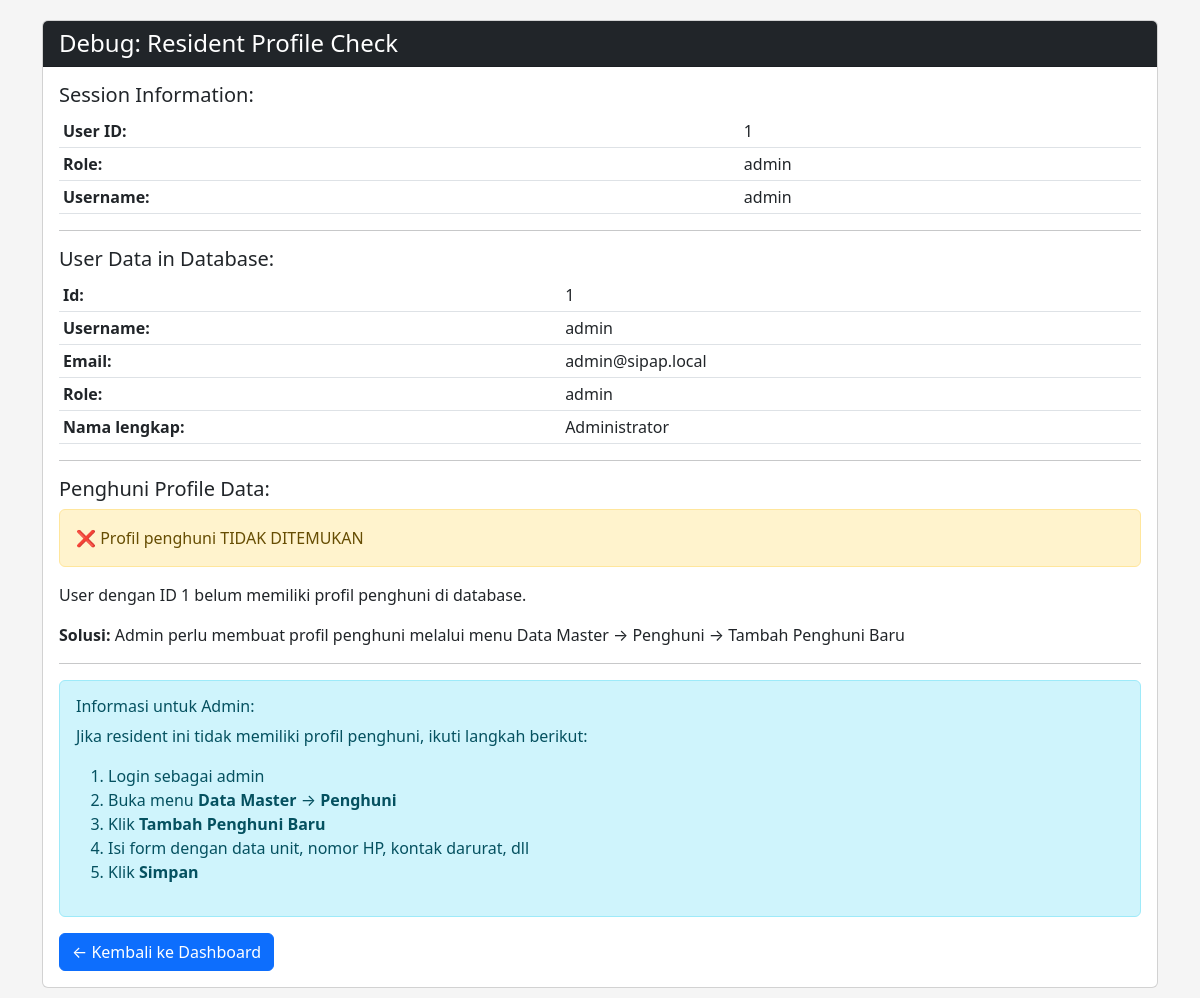
/debug_resident_profile.php (signed in), run on the app's committed database.
### tables this page shows
CREATE TABLE users (
    id INT PRIMARY KEY AUTO_INCREMENT,
    username VARCHAR(50) UNIQUE NOT NULL,
    email VARCHAR(100) UNIQUE NOT NULL,
    password VARCHAR(255) NOT NULL,
    role ENUM('admin', 'receptionist', 'resident') NOT NULL,
    nama_lengkap VARCHAR(100) NOT NULL,
    is_active TINYINT(1) DEFAULT 1,
    created_at TIMESTAMP DEFAULT CURRENT_TIMESTAMP,
    updated_at TIMESTAMP DEFAULT CURRENT_TIMESTAMP ON UPDATE CURRENT_TIMESTAMP,
    INDEX idx_username (username),
    INDEX idx_role (role)
);

### debug_resident_profile.php (the view, shortened to what this page needs)
<?php
require_once __DIR__ . '/config/database.php';
$user_id = $_SESSION['user_id'];
$role = $_SESSION['role'];
?>
<!DOCTYPE html>
<html lang="id">
<head>
    <link href="https://cdn.jsdelivr.net/npm/bootstrap@5.3.0/dist/css/bootstrap.min.css" rel="stylesheet">
</head>
<body style="background-color: #f5f5f5; padding: 20px;">
    <div class="container">
        <div class="card">
            <div class="card-header bg-dark text-white">
                <h4 class="mb-0">Debug: Resident Profile Check</h4>
            </div>
            <div class="card-body">
                <h5>Session Information:</h5>
                <table class="table table-sm">
                    <tr>
                        <td><strong>User ID:</strong></td>
                        <td><?php echo htmlspecialchars($user_id); ?></td>
                    </tr>
                    <tr>
                        <td><strong>Role:</strong></td>
                        <td><?php echo htmlspecialchars($role); ?></td>
                    </tr>
                    <tr>
                        <td><strong>Username:</strong></td>
                        <td><?php echo htmlspecialchars($_SESSION['username'] ?? 'N/A'); ?></td>
                    </tr>
                </table>
                <hr>
                <h5>User Data in Database:</h5>
                <?php
                $query = "SELECT id, username, email, role, nama_lengkap FROM users WHERE id = ?";
                $stmt = $conn->prepare($query);
                $stmt->bind_param('i', $user_id);
                $stmt->execute();
                $result = $stmt->get_result();
                if ($row = $result->fetch_assoc()) {
                    echo '<table class="table table-sm">';
                    foreach ($row as $key => $value) {
                        echo '<tr><td><strong>' . ucfirst(str_replace('_', ' ', $key)) . ':</strong></td><td>' . htmlspecialchars($value) . '</td></tr>';
                    }
                    echo '</table>';
                } else {
                    echo '<div class="alert alert-danger">❌ User tidak ditemukan di database!</div>';
                }
                ?>
                <hr>
                <h5>Penghuni Profile Data:</h5>
                <?php
                $query = "SELECT * FROM penghuni WHERE user_id = ?";
                $stmt = $conn->prepare($query);
                $stmt->bind_param('i', $user_id);
                $stmt->execute();
                $result = $stmt->get_result();
                if ($row = $result->fetch_assoc()) {
                    echo '<div class="alert alert-success">✅ Profil penghuni DITEMUKAN</div>';
                    echo '<table class="table table-sm">';
                    foreach ($row as $key => $value) {
                        echo '<tr><td><strong>' . ucfirst(str_replace('_', ' ', $key)) . ':</strong></td><td>' . htmlspecialchars($value ?? 'NULL') . '</td></tr>';
                    }
                    echo '</table>';
                    $penghuni_id = $row['id'];
                    echo '<hr>';
                    echo '<h5>Paket untuk Penghuni ini:</h5>';
                    $query_paket = "SELECT COUNT(*) as total FROM paket WHERE penghuni_id = ?";
                    $stmt_paket = $conn->prepare($query_paket);
                    $stmt_paket->bind_param('i', $penghuni_id);
                    $stmt_paket->execute();
                    $result_paket = $stmt_paket->get_result();
                    $row_paket = $result_paket->fetch_assoc();
                    echo '<div class="alert alert-info">Total Paket: <strong>' . $row_paket['total'] . '</strong></div>';
                } else {
                    echo '<div class="alert alert-warning">❌ Profil penghuni TIDAK DITEMUKAN</div>';
                    echo '<p>User dengan ID ' . $user_id . ' belum memiliki profil penghuni di database.</p>';
                    echo '<p><strong>Solusi:</strong> Admin perlu membuat profil penghuni melalui menu Data Master → Penghuni → Tambah Penghuni Baru</p>';
                }
                ?>
                <hr>
                <div class="alert alert-info">
                    <h6>Informasi untuk Admin:</h6>
                    <p>Jika resident ini tidak memiliki profil penghuni, ikuti langkah berikut:</p>
                    <ol>
                        <li>Login sebagai admin</li>
                        <li>Buka menu <strong>Data Master</strong> → <strong>Penghuni</strong></li>
                        <li>Klik <strong>Tambah Penghuni Baru</strong></li>
                        <li>Isi form dengan data unit, nomor HP, kontak darurat, dll</li>
                        <li>Klik <strong>Simpan</strong></li>
                    </ol>
                </div>
                <a href="<?php echo BASE_URL; ?>/dashboard.php" class="btn btn-primary">
                    ← Kembali ke Dashboard
                </a>
            </div>
        </div>
    </div>
</body>
</html>

### data on the page
users: id "1", username "admin", email "admin@sipap.local", role "admin", nama_lengkap "Administrator"

### other printed values
$user_id "1"
$role "admin"
$_SESSION['username'] "admin"
str_replace('_', ' ', $key) "Id"
str_replace('_', ' ', $key) "Username"
str_replace('_', ' ', $key) "Email"
str_replace('_', ' ', $key) "Role"
str_replace('_', ' ', $key) "Nama lengkap"
